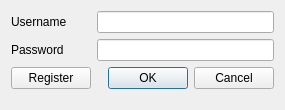
<?xml version="1.0" encoding="UTF-8"?>
<ui version="4.0">
 <class>loginDialog</class>
 <widget class="QDialog" name="loginDialog">
  <property name="geometry">
   <rect>
    <x>0</x>
    <y>0</y>
    <width>285</width>
    <height>110</height>
   </rect>
  </property>
  <property name="windowTitle">
   <string>Sign In</string>
  </property>
  <layout class="QFormLayout" name="formLayout">
   <property name="fieldGrowthPolicy">
    <enum>QFormLayout::ExpandingFieldsGrow</enum>
   </property>
   <item row="0" column="0">
    <widget class="QLabel" name="label">
     <property name="text">
      <string>Username</string>
     </property>
    </widget>
   </item>
   <item row="0" column="1">
    <widget class="QLineEdit" name="usernameInput">
     <property name="text">
      <string/>
     </property>
    </widget>
   </item>
   <item row="1" column="0">
    <widget class="QLabel" name="label_2">
     <property name="text">
      <string>Password</string>
     </property>
    </widget>
   </item>
   <item row="1" column="1">
    <widget class="QLineEdit" name="pwdInput">
     <property name="text">
      <string/>
     </property>
    </widget>
   </item>
   <item row="2" column="1">
    <widget class="QDialogButtonBox" name="buttonBox">
     <property name="orientation">
      <enum>Qt::Horizontal</enum>
     </property>
     <property name="standardButtons">
      <set>QDialogButtonBox::Cancel|QDialogButtonBox::Ok</set>
     </property>
    </widget>
   </item>
   <item row="2" column="0">
    <widget class="QPushButton" name="registerButton">
     <property name="text">
      <string>Register</string>
     </property>
    </widget>
   </item>
  </layout>
 </widget>
 <resources/>
 <connections>
  <connection>
   <sender>buttonBox</sender>
   <signal>accepted()</signal>
   <receiver>loginDialog</receiver>
   <slot>accept()</slot>
   <hints>
    <hint type="sourcelabel">
     <x>248</x>
     <y>254</y>
    </hint>
    <hint type="destinationlabel">
     <x>157</x>
     <y>274</y>
    </hint>
   </hints>
  </connection>
  <connection>
   <sender>buttonBox</sender>
   <signal>rejected()</signal>
   <receiver>loginDialog</receiver>
   <slot>reject()</slot>
   <hints>
    <hint type="sourcelabel">
     <x>316</x>
     <y>260</y>
    </hint>
    <hint type="destinationlabel">
     <x>286</x>
     <y>274</y>
    </hint>
   </hints>
  </connection>
 </connections>
</ui>
